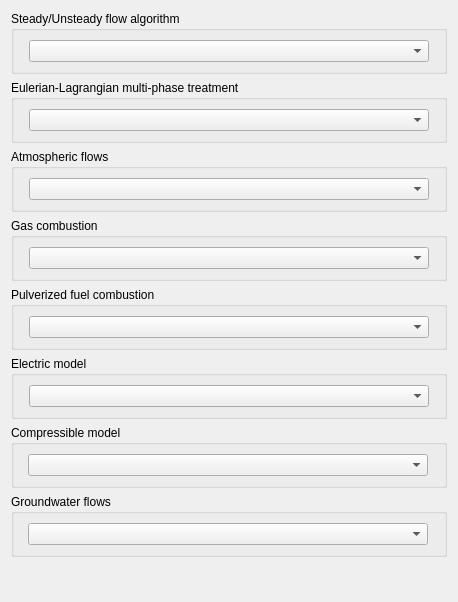
<?xml version="1.0" encoding="UTF-8"?>
<ui version="4.0">
 <class>AnalysisFeaturesForm</class>
 <widget class="QWidget" name="AnalysisFeaturesForm">
  <property name="geometry">
   <rect>
    <x>0</x>
    <y>0</y>
    <width>458</width>
    <height>602</height>
   </rect>
  </property>
  <property name="windowTitle">
   <string>Form</string>
  </property>
  <layout class="QGridLayout" name="gridLayout_3">
   <item row="0" column="0">
    <widget class="QGroupBox" name="groupBoxSteadyFlow">
     <property name="toolTip">
      <string>&lt;html&gt;&lt;head/&gt;&lt;body&gt;&lt;p&gt;&lt;span style=&quot; font-size:9pt;&quot;&gt;Choose between a steady (by default, a SIMPLEC-like algorithm with a pseudo time-step varying in time and space is enabled; a SIMPLE-like algorithm can be selected under the Numerical parameters menu) or an unsteady solver (SIMPLEC-like with a time-step constant or varying in time).&lt;/span&gt;&lt;/p&gt;&lt;p&gt;&lt;span style=&quot; font-size:9pt;&quot;&gt;(Code_Saturne key word: &lt;/span&gt;&lt;span style=&quot; font-size:9pt; font-weight:600;&quot;&gt;IDTVAR&lt;/span&gt;&lt;span style=&quot; font-size:9pt;&quot;&gt;)&lt;/span&gt;&lt;/p&gt;&lt;/body&gt;&lt;/html&gt;</string>
     </property>
     <property name="statusTip">
      <string>Select the flow treatment</string>
     </property>
     <property name="title">
      <string>Steady/Unsteady flow algorithm</string>
     </property>
     <layout class="QGridLayout">
      <item row="0" column="0">
       <layout class="QHBoxLayout">
        <item>
         <spacer>
          <property name="orientation">
           <enum>Qt::Horizontal</enum>
          </property>
          <property name="sizeHint" stdset="0">
           <size>
            <width>16</width>
            <height>22</height>
           </size>
          </property>
         </spacer>
        </item>
        <item>
         <widget class="QComboBox" name="comboBoxSteadyFlow">
          <property name="minimumSize">
           <size>
            <width>400</width>
            <height>0</height>
           </size>
          </property>
          <property name="toolTip">
           <string>&lt;html&gt;&lt;head/&gt;&lt;body&gt;&lt;p&gt;&lt;span style=&quot; font-size:9pt;&quot;&gt;Choose between a steady (by default, a SIMPLEC-like algorithm with a pseudo time-step varying in time and space is enabled; a SIMPLE-like algorithm can be selected under the Numerical parameters menu) or an unsteady solver (SIMPLEC-like with a time-step constant or varying in time).&lt;/span&gt;&lt;/p&gt;&lt;p&gt;&lt;span style=&quot; font-size:9pt;&quot;&gt;(Code_Saturne key word: &lt;/span&gt;&lt;span style=&quot; font-size:9pt; font-weight:600;&quot;&gt;IDTVAR&lt;/span&gt;&lt;span style=&quot; font-size:9pt;&quot;&gt;)&lt;/span&gt;&lt;/p&gt;&lt;/body&gt;&lt;/html&gt;</string>
          </property>
          <property name="statusTip">
           <string>Select the flow treatment</string>
          </property>
         </widget>
        </item>
        <item>
         <spacer>
          <property name="orientation">
           <enum>Qt::Horizontal</enum>
          </property>
          <property name="sizeHint" stdset="0">
           <size>
            <width>16</width>
            <height>22</height>
           </size>
          </property>
         </spacer>
        </item>
       </layout>
      </item>
     </layout>
    </widget>
   </item>
   <item row="1" column="0">
    <widget class="QGroupBox" name="groupBoxMultiphase">
     <property name="toolTip">
      <string>&lt;html&gt;&lt;head/&gt;&lt;body&gt;&lt;p&gt;&lt;span style=&quot; font-size:9pt;&quot;&gt;Enable the particle-tracking module (particle and droplets tracking).&lt;/span&gt;&lt;/p&gt;&lt;p&gt;&lt;span style=&quot; font-size:9pt;&quot;&gt;(Code_Saturne key word: &lt;/span&gt;&lt;span style=&quot; font-size:9pt; font-weight:600;&quot;&gt;IILAGR&lt;/span&gt;&lt;span style=&quot; font-size:9pt;&quot;&gt;)&lt;/span&gt;&lt;/p&gt;&lt;/body&gt;&lt;/html&gt;</string>
     </property>
     <property name="statusTip">
      <string>Select the flow treatment</string>
     </property>
     <property name="title">
      <string>Eulerian-Lagrangian multi-phase treatment</string>
     </property>
     <layout class="QGridLayout">
      <item row="0" column="0">
       <layout class="QHBoxLayout">
        <item>
         <spacer>
          <property name="orientation">
           <enum>Qt::Horizontal</enum>
          </property>
          <property name="sizeHint" stdset="0">
           <size>
            <width>16</width>
            <height>22</height>
           </size>
          </property>
         </spacer>
        </item>
        <item>
         <widget class="QComboBox" name="comboBoxLagrangian">
          <property name="minimumSize">
           <size>
            <width>400</width>
            <height>0</height>
           </size>
          </property>
          <property name="toolTip">
           <string>&lt;html&gt;&lt;head/&gt;&lt;body&gt;&lt;p&gt;Enable the particle-tracking module (particle and droplets tracking):&lt;/p&gt;&lt;p&gt;- One-way coupling: no influence of the particles on the continuous phase,&lt;br/&gt;- Two-way coupling: influence of the particles on the dynamics of the continuous phase. Dynamics, temperature and mass may be coupled independently.&lt;br/&gt;- Frozen carrier flow: all the Eulerian fields are frozen (including the scalar fields); this option can only be used in case of a calculation restart.&lt;/p&gt;&lt;/body&gt;&lt;/html&gt;</string>
          </property>
          <property name="statusTip">
           <string>Select the flow treatment</string>
          </property>
         </widget>
        </item>
        <item>
         <spacer>
          <property name="orientation">
           <enum>Qt::Horizontal</enum>
          </property>
          <property name="sizeHint" stdset="0">
           <size>
            <width>16</width>
            <height>22</height>
           </size>
          </property>
         </spacer>
        </item>
       </layout>
      </item>
     </layout>
    </widget>
   </item>
   <item row="2" column="0">
    <widget class="QGroupBox" name="Atmosphericflows">
     <property name="toolTip">
      <string>&lt;html&gt;&lt;head/&gt;&lt;body&gt;&lt;p&gt;&lt;span style=&quot; font-size:9pt;&quot;&gt;Enable the atmospheric flow module. Three models are available:&lt;/span&gt;&lt;/p&gt;&lt;p&gt;&lt;span style=&quot; font-size:9pt;&quot;&gt;- constant density: to simulate neutral atmosphere,&lt;/span&gt;&lt;/p&gt;&lt;p&gt;&lt;span style=&quot; font-size:9pt;&quot;&gt;- dry atmosphere: to simulate dry, thermally-stratified atmospheric flows (enables &lt;/span&gt;&lt;span style=&quot; font-size:9pt; font-weight:600;&quot;&gt;Potential temperature&lt;/span&gt;&lt;span style=&quot; font-size:9pt;&quot;&gt; as thermal model),&lt;/span&gt;&lt;/p&gt;&lt;p&gt;&lt;span style=&quot; font-size:9pt;&quot;&gt;- humid atmosphere: to simulate thermally stratified atmospheric flows (air-water mixture) with phase changes (enables Liquid potential temperature as thermal model).&lt;/span&gt;&lt;/p&gt;&lt;p&gt;&lt;span style=&quot; font-size:9pt;&quot;&gt;(Code_Saturne key word: &lt;/span&gt;&lt;span style=&quot; font-size:9pt; font-weight:600;&quot;&gt;IATMOS&lt;/span&gt;&lt;span style=&quot; font-size:9pt;&quot;&gt;)&lt;/span&gt;&lt;/p&gt;&lt;/body&gt;&lt;/html&gt;</string>
     </property>
     <property name="statusTip">
      <string>Select the atmospheric modelling</string>
     </property>
     <property name="title">
      <string>Atmospheric flows</string>
     </property>
     <layout class="QHBoxLayout" name="horizontalLayout_4">
      <item>
       <layout class="QHBoxLayout" name="horizontalLayout_3">
        <item>
         <spacer name="horizontalSpacer">
          <property name="orientation">
           <enum>Qt::Horizontal</enum>
          </property>
          <property name="sizeHint" stdset="0">
           <size>
            <width>16</width>
            <height>22</height>
           </size>
          </property>
         </spacer>
        </item>
        <item>
         <widget class="QComboBox" name="comboBoxAtmospheric">
          <property name="minimumSize">
           <size>
            <width>400</width>
            <height>0</height>
           </size>
          </property>
          <property name="toolTip">
           <string>&lt;html&gt;&lt;head/&gt;&lt;body&gt;&lt;p&gt;&lt;span style=&quot; font-size:9pt;&quot;&gt;Enable the atmospheric flow module. Three models are available:&lt;/span&gt;&lt;/p&gt;&lt;p&gt;&lt;span style=&quot; font-size:9pt;&quot;&gt;- constant density: to simulate neutral atmosphere,&lt;/span&gt;&lt;/p&gt;&lt;p&gt;&lt;span style=&quot; font-size:9pt;&quot;&gt;- dry atmosphere: to simulate dry, thermally-stratified atmospheric flows (enables &lt;/span&gt;&lt;span style=&quot; font-size:9pt; font-weight:600;&quot;&gt;Potential temperature&lt;/span&gt;&lt;span style=&quot; font-size:9pt;&quot;&gt; as thermal model),&lt;/span&gt;&lt;/p&gt;&lt;p&gt;&lt;span style=&quot; font-size:9pt;&quot;&gt;- humid atmosphere: to simulate thermally stratified atmospheric flows (air-water mixture) with phase changes (enables Liquid potential temperature as thermal model).&lt;/span&gt;&lt;/p&gt;&lt;p&gt;&lt;span style=&quot; font-size:9pt;&quot;&gt;(Code_Saturne key word: &lt;/span&gt;&lt;span style=&quot; font-size:9pt; font-weight:600;&quot;&gt;IATMOS&lt;/span&gt;&lt;span style=&quot; font-size:9pt;&quot;&gt;)&lt;/span&gt;&lt;/p&gt;&lt;/body&gt;&lt;/html&gt;</string>
          </property>
          <property name="statusTip">
           <string>Select the atmospheric modelling</string>
          </property>
         </widget>
        </item>
        <item>
         <spacer name="horizontalSpacer_2">
          <property name="orientation">
           <enum>Qt::Horizontal</enum>
          </property>
          <property name="sizeHint" stdset="0">
           <size>
            <width>16</width>
            <height>22</height>
           </size>
          </property>
         </spacer>
        </item>
       </layout>
      </item>
     </layout>
    </widget>
   </item>
   <item row="3" column="0">
    <widget class="QGroupBox" name="groupBoxGasCombustion">
     <property name="toolTip">
      <string>&lt;html&gt;&lt;head/&gt;&lt;body&gt;&lt;p&gt;&lt;span style=&quot; font-size:9pt;&quot;&gt;Enable the gas combustion module.&lt;/span&gt;&lt;/p&gt;&lt;p&gt;&lt;span style=&quot; font-size:9pt;&quot;&gt;(Code_Saturne key word: &lt;/span&gt;&lt;span style=&quot; font-size:9pt; font-weight:600;&quot;&gt;IPPMOD&lt;/span&gt;&lt;span style=&quot; font-size:9pt;&quot;&gt;)&lt;/span&gt;&lt;/p&gt;&lt;/body&gt;&lt;/html&gt;</string>
     </property>
     <property name="statusTip">
      <string>Select the combustion modelling</string>
     </property>
     <property name="title">
      <string>Gas combustion</string>
     </property>
     <layout class="QGridLayout">
      <item row="0" column="0">
       <layout class="QHBoxLayout">
        <item>
         <spacer>
          <property name="orientation">
           <enum>Qt::Horizontal</enum>
          </property>
          <property name="sizeHint" stdset="0">
           <size>
            <width>16</width>
            <height>22</height>
           </size>
          </property>
         </spacer>
        </item>
        <item>
         <widget class="QComboBox" name="comboBoxGasCombustionModel">
          <property name="minimumSize">
           <size>
            <width>400</width>
            <height>0</height>
           </size>
          </property>
          <property name="toolTip">
           <string>&lt;html&gt;&lt;head/&gt;&lt;body&gt;&lt;p&gt;&lt;span style=&quot; font-size:9pt;&quot;&gt;Enable the gas combustion module.&lt;/span&gt;&lt;/p&gt;&lt;p&gt;&lt;span style=&quot; font-size:9pt;&quot;&gt;(Code_Saturne key word: &lt;/span&gt;&lt;span style=&quot; font-size:9pt; font-weight:600;&quot;&gt;IPPMOD&lt;/span&gt;&lt;span style=&quot; font-size:9pt;&quot;&gt;)&lt;/span&gt;&lt;/p&gt;&lt;/body&gt;&lt;/html&gt;</string>
          </property>
          <property name="statusTip">
           <string>Select the combustion modelling</string>
          </property>
         </widget>
        </item>
        <item>
         <spacer>
          <property name="orientation">
           <enum>Qt::Horizontal</enum>
          </property>
          <property name="sizeHint" stdset="0">
           <size>
            <width>16</width>
            <height>22</height>
           </size>
          </property>
         </spacer>
        </item>
       </layout>
      </item>
     </layout>
    </widget>
   </item>
   <item row="4" column="0">
    <widget class="QGroupBox" name="groupBoxCoalCombustion">
     <property name="toolTip">
      <string>&lt;html&gt;&lt;head/&gt;&lt;body&gt;&lt;p&gt;&lt;span style=&quot; font-size:9pt;&quot;&gt;Enable the pulverized fuel combustion.&lt;/span&gt;&lt;/p&gt;&lt;p&gt;&lt;span style=&quot; font-size:9pt;&quot;&gt;(Code_Saturne key word: &lt;/span&gt;&lt;span style=&quot; font-size:9pt; font-weight:600;&quot;&gt;IPPMOD&lt;/span&gt;&lt;span style=&quot; font-size:9pt;&quot;&gt;)&lt;/span&gt;&lt;/p&gt;&lt;/body&gt;&lt;/html&gt;</string>
     </property>
     <property name="statusTip">
      <string>Select the combustion modelling</string>
     </property>
     <property name="title">
      <string>Pulverized fuel combustion</string>
     </property>
     <layout class="QGridLayout">
      <item row="0" column="0">
       <layout class="QHBoxLayout">
        <item>
         <spacer>
          <property name="orientation">
           <enum>Qt::Horizontal</enum>
          </property>
          <property name="sizeHint" stdset="0">
           <size>
            <width>16</width>
            <height>22</height>
           </size>
          </property>
         </spacer>
        </item>
        <item>
         <widget class="QComboBox" name="comboBoxPulverizedCoal">
          <property name="minimumSize">
           <size>
            <width>400</width>
            <height>0</height>
           </size>
          </property>
          <property name="toolTip">
           <string>&lt;html&gt;&lt;head/&gt;&lt;body&gt;&lt;p&gt;&lt;span style=&quot; font-size:9pt;&quot;&gt;Enable the pulverized fuel combustion.&lt;/span&gt;&lt;/p&gt;&lt;p&gt;&lt;span style=&quot; font-size:9pt;&quot;&gt;(Code_Saturne key word: &lt;/span&gt;&lt;span style=&quot; font-size:9pt; font-weight:600;&quot;&gt;IPPMOD&lt;/span&gt;&lt;span style=&quot; font-size:9pt;&quot;&gt;)&lt;/span&gt;&lt;/p&gt;&lt;/body&gt;&lt;/html&gt;</string>
          </property>
          <property name="statusTip">
           <string>Select the combustion modelling</string>
          </property>
         </widget>
        </item>
        <item>
         <spacer>
          <property name="orientation">
           <enum>Qt::Horizontal</enum>
          </property>
          <property name="sizeHint" stdset="0">
           <size>
            <width>16</width>
            <height>22</height>
           </size>
          </property>
         </spacer>
        </item>
       </layout>
      </item>
     </layout>
    </widget>
   </item>
   <item row="5" column="0">
    <widget class="QGroupBox" name="groupBoxElectricalModels">
     <property name="toolTip">
      <string>&lt;html&gt;&lt;head/&gt;&lt;body&gt;&lt;p&gt;&lt;span style=&quot; font-size:9pt;&quot;&gt;Enable the magnetohydrodynamic module which allows to solve the system of equations composed of Navier-equations equations, the energy balance and Maxwell equations. Joule effect and Laplace Forces can be taken into account (for electric arcs simulation) or only Joule effect.&lt;/span&gt;&lt;/p&gt;&lt;p&gt;&lt;span style=&quot; font-size:9pt;&quot;&gt;(Code_Saturne key word: &lt;/span&gt;&lt;span style=&quot; font-size:9pt; font-weight:600;&quot;&gt;IELARC&lt;/span&gt;&lt;span style=&quot; font-size:9pt;&quot;&gt;)&lt;/span&gt;&lt;/p&gt;&lt;/body&gt;&lt;/html&gt;</string>
     </property>
     <property name="statusTip">
      <string>Select the electrical model</string>
     </property>
     <property name="title">
      <string>Electric model</string>
     </property>
     <layout class="QGridLayout">
      <item row="0" column="0">
       <layout class="QHBoxLayout">
        <item>
         <spacer>
          <property name="orientation">
           <enum>Qt::Horizontal</enum>
          </property>
          <property name="sizeHint" stdset="0">
           <size>
            <width>16</width>
            <height>22</height>
           </size>
          </property>
         </spacer>
        </item>
        <item>
         <widget class="QComboBox" name="comboBoxJouleEffect">
          <property name="minimumSize">
           <size>
            <width>400</width>
            <height>0</height>
           </size>
          </property>
          <property name="toolTip">
           <string>&lt;html&gt;&lt;head/&gt;&lt;body&gt;&lt;p&gt;&lt;span style=&quot; font-size:9pt;&quot;&gt;Enable the magnetohydrodynamic module which allows to solve the system of equations composed of Navier-equations equations, the energy balance and Maxwell equations. Joule effect and Laplace Forces can be taken into account (for electric arcs simulation) or only Joule effect.&lt;/span&gt;&lt;/p&gt;&lt;p&gt;&lt;span style=&quot; font-size:9pt;&quot;&gt;(Code_Saturne key word: &lt;/span&gt;&lt;span style=&quot; font-size:9pt; font-weight:600;&quot;&gt;IELARC&lt;/span&gt;&lt;span style=&quot; font-size:9pt;&quot;&gt;)&lt;/span&gt;&lt;/p&gt;&lt;/body&gt;&lt;/html&gt;</string>
          </property>
          <property name="statusTip">
           <string>Select the electrical model</string>
          </property>
         </widget>
        </item>
        <item>
         <spacer>
          <property name="orientation">
           <enum>Qt::Horizontal</enum>
          </property>
          <property name="sizeHint" stdset="0">
           <size>
            <width>16</width>
            <height>22</height>
           </size>
          </property>
         </spacer>
        </item>
       </layout>
      </item>
     </layout>
    </widget>
   </item>
   <item row="6" column="0">
    <widget class="QGroupBox" name="groupBoxCompressible">
     <property name="toolTip">
      <string>&lt;html&gt;&lt;head/&gt;&lt;body&gt;&lt;p&gt;&lt;span style=&quot; font-size:9pt;&quot;&gt;Enable the compressible module.&lt;/span&gt;&lt;/p&gt;&lt;p&gt;&lt;span style=&quot; font-size:9pt;&quot;&gt;(Code_Saturne key word: &lt;/span&gt;&lt;span style=&quot; font-size:9pt; font-weight:600;&quot;&gt;ICOMPF&lt;/span&gt;&lt;span style=&quot; font-size:9pt;&quot;&gt;)&lt;/span&gt;&lt;/p&gt;&lt;/body&gt;&lt;/html&gt;</string>
     </property>
     <property name="statusTip">
      <string>Select the compressible modelling</string>
     </property>
     <property name="title">
      <string>Compressible model</string>
     </property>
     <layout class="QGridLayout" name="gridLayout">
      <item row="0" column="0">
       <layout class="QHBoxLayout" name="horizontalLayout">
        <item>
         <spacer>
          <property name="orientation">
           <enum>Qt::Horizontal</enum>
          </property>
          <property name="sizeHint" stdset="0">
           <size>
            <width>16</width>
            <height>22</height>
           </size>
          </property>
         </spacer>
        </item>
        <item>
         <widget class="QComboBox" name="comboBoxCompressible">
          <property name="minimumSize">
           <size>
            <width>400</width>
            <height>0</height>
           </size>
          </property>
          <property name="sizeIncrement">
           <size>
            <width>0</width>
            <height>0</height>
           </size>
          </property>
          <property name="toolTip">
           <string>&lt;html&gt;&lt;head/&gt;&lt;body&gt;&lt;p&gt;&lt;span style=&quot; font-size:9pt;&quot;&gt;Enable the compressible module.&lt;/span&gt;&lt;/p&gt;&lt;p&gt;&lt;span style=&quot; font-size:9pt;&quot;&gt;(Code_Saturne key word: &lt;/span&gt;&lt;span style=&quot; font-size:9pt; font-weight:600;&quot;&gt;ICOMPF&lt;/span&gt;&lt;span style=&quot; font-size:9pt;&quot;&gt;)&lt;/span&gt;&lt;/p&gt;&lt;/body&gt;&lt;/html&gt;</string>
          </property>
          <property name="statusTip">
           <string>Select the compressible modelling</string>
          </property>
         </widget>
        </item>
        <item>
         <spacer>
          <property name="orientation">
           <enum>Qt::Horizontal</enum>
          </property>
          <property name="sizeHint" stdset="0">
           <size>
            <width>17</width>
            <height>22</height>
           </size>
          </property>
         </spacer>
        </item>
       </layout>
      </item>
     </layout>
    </widget>
   </item>
   <item row="7" column="0">
    <widget class="QGroupBox" name="groupBoxGroundwater">
     <property name="toolTip">
      <string>&lt;html&gt;&lt;head/&gt;&lt;body&gt;&lt;p&gt;&lt;span style=&quot; font-size:9pt;&quot;&gt;Enable the groundwater module. Richards equation (Darcy law injected inside the continuity equation) is then solved instead of Navier-Stokes equations. Transport equations of species can be additionaly solved using the computed mass flux as convecting field. Ground properties can be specified by zone in the Volume conditions menu.&lt;/span&gt;&lt;/p&gt;&lt;p&gt;&lt;span style=&quot; font-size:9pt;&quot;&gt;(Code_Saturne key word: &lt;/span&gt;&lt;span style=&quot; font-size:9pt; font-weight:600;&quot;&gt;IDARCY&lt;/span&gt;&lt;span style=&quot; font-size:9pt;&quot;&gt;)&lt;/span&gt;&lt;/p&gt;&lt;/body&gt;&lt;/html&gt;</string>
     </property>
     <property name="statusTip">
      <string>Select the groundwater modelling</string>
     </property>
     <property name="title">
      <string>Groundwater flows</string>
     </property>
     <layout class="QGridLayout" name="gridLayout_2">
      <item row="0" column="0">
       <layout class="QHBoxLayout" name="horizontalLayout_2">
        <item>
         <spacer>
          <property name="orientation">
           <enum>Qt::Horizontal</enum>
          </property>
          <property name="sizeHint" stdset="0">
           <size>
            <width>16</width>
            <height>22</height>
           </size>
          </property>
         </spacer>
        </item>
        <item>
         <widget class="QComboBox" name="comboBoxGroundwater">
          <property name="minimumSize">
           <size>
            <width>400</width>
            <height>0</height>
           </size>
          </property>
          <property name="sizeIncrement">
           <size>
            <width>0</width>
            <height>0</height>
           </size>
          </property>
          <property name="toolTip">
           <string>&lt;html&gt;&lt;head/&gt;&lt;body&gt;&lt;p&gt;&lt;span style=&quot; font-size:9pt;&quot;&gt;Enable the groundwater module. Richards equation (Darcy law injected inside the continuity equation) is then solved instead of Navier-Stokes equations. Transport equations of species can be additionaly solved using the computed mass flux as convecting field. Ground properties can be specified by zone in the Volume conditions menu.&lt;/span&gt;&lt;/p&gt;&lt;p&gt;&lt;span style=&quot; font-size:9pt;&quot;&gt;(Code_Saturne key word: &lt;/span&gt;&lt;span style=&quot; font-size:9pt; font-weight:600;&quot;&gt;IDARCY&lt;/span&gt;&lt;span style=&quot; font-size:9pt;&quot;&gt;)&lt;/span&gt;&lt;/p&gt;&lt;/body&gt;&lt;/html&gt;</string>
          </property>
          <property name="statusTip">
           <string>Select the groundwater modelling</string>
          </property>
         </widget>
        </item>
        <item>
         <spacer>
          <property name="orientation">
           <enum>Qt::Horizontal</enum>
          </property>
          <property name="sizeHint" stdset="0">
           <size>
            <width>17</width>
            <height>22</height>
           </size>
          </property>
         </spacer>
        </item>
       </layout>
      </item>
     </layout>
    </widget>
   </item>
   <item row="8" column="0">
    <spacer>
     <property name="orientation">
      <enum>Qt::Vertical</enum>
     </property>
     <property name="sizeHint" stdset="0">
      <size>
       <width>20</width>
       <height>16</height>
      </size>
     </property>
    </spacer>
   </item>
  </layout>
 </widget>
 <resources/>
 <connections/>
</ui>
